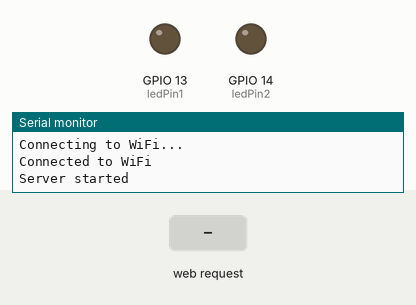
This sketch was run on a simulated ESP32. On the bench: output pins drawn as LEDs (lit = HIGH), the last lines printed to the serial monitor. Inputs (shaded band) come from the test bench. WiFi joins after 1.5 s; servers stay silent unless stated.

Above: at 3.2 s.
3.3 s: HTTP request GET /fusion/control/right received
At 3.7 s:
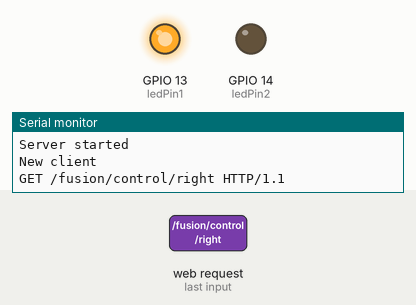
Timing chart, 0 to 9.8 s (numbered marks = the images above; inputs shaded):
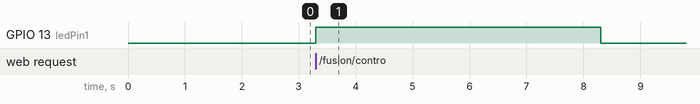

Measured:
- after the input at 3.3 s, GPIO 13 (ledPin1): LOW → HIGH at once, → LOW 5.0 s later

The sketch:

Control_2_LEDs.ino
```cpp
#include <WiFi.h>

const char* ssid = "Buffalo-G-8B68";
const char* password = "byvf8jr5eierp";

WiFiServer server(80);

int ledPin1 = 13; // LED1のピン番号
int ledPin2 = 14; // LED2のピン番号

void setup() {
  Serial.begin(115200);
  pinMode(ledPin1, OUTPUT);
  pinMode(ledPin2, OUTPUT);
  digitalWrite(ledPin1, LOW);
  digitalWrite(ledPin2, LOW);

  // WiFiに接続
  WiFi.begin(ssid, password);
  while (WiFi.status() != WL_CONNECTED) {
    delay(1000);
    Serial.println("Connecting to WiFi...");
  }
  Serial.println("Connected to WiFi");

  // サーバーを開始
  server.begin();
  Serial.println("Server started");
}

void loop() {
  // クライアントからの接続を待機
  WiFiClient client = server.available();
  if (client) {
    Serial.println("New client");
    // HTTPリクエストを読み込み
    String request = client.readStringUntil('\r');
    Serial.println(request);
    client.flush();

    // LED1を点灯するボタンがクリックされた場合
    if (request.indexOf("/fusion/control/right") != -1) {
      digitalWrite(ledPin1, HIGH);
      delay(5000);
      digitalWrite(ledPin1, LOW);
    }

    // LED2を点灯するボタンがクリックされた場合
    if (request.indexOf("/fusion/control/left") != -1) {
      digitalWrite(ledPin2, HIGH);
      delay(5000);
      digitalWrite(ledPin2, LOW);
    }
  }
}
```
